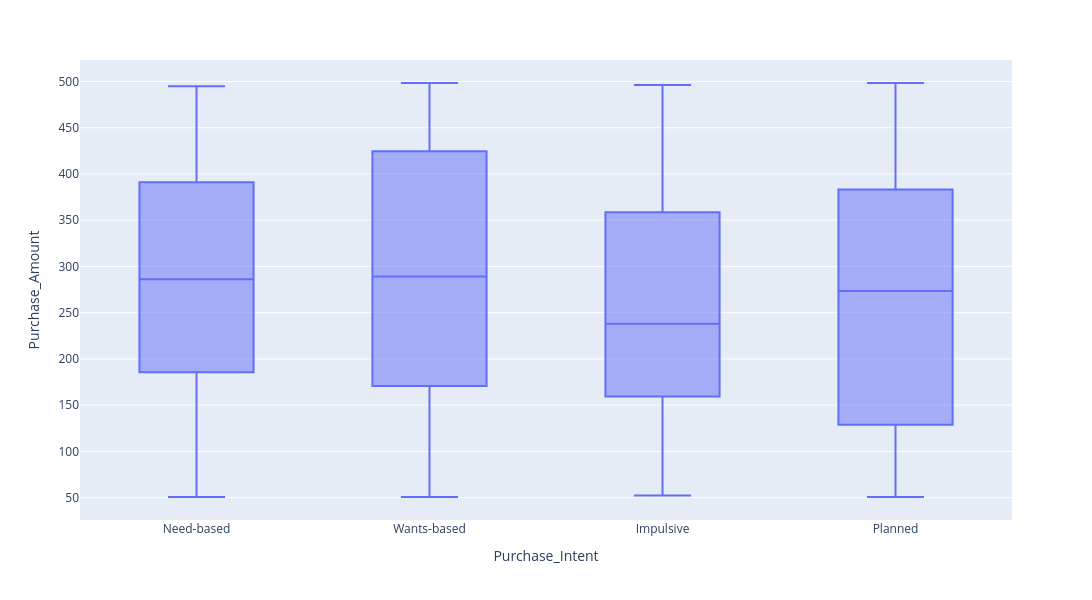

The code cell stored with this chart in its notebook:
### Code cell
# Creating boxplots of Purchase Amount by Purchase Intent
fig = px.box(df, x='Purchase_Intent', y='Purchase_Amount')
fig.update_layout(width=1200, height=600)
fig.update_traces(marker=dict(line=dict(width=0.5)))
fig.show()

### Figure 1 — Plotly figure (JSON) as saved in the notebook; plotly's stock layout.template omitted (floating-point values rounded to 4 significant figures; data arrays with more than 128 entries replaced by an {"elided": "..."} marker saying what was removed)
{"data": [{"alignmentgroup": "True", "hovertemplate": "Purchase_Intent=%{x}<br>Purchase_Amount=%{y}<extra></extra>", "legendgroup": "", "marker": {"color": "#636efa", "line": {"width": 0.5}}, "name": "", "notched": false, "offsetgroup": "", "orientation": "v", "showlegend": false, "type": "box", "x": {"elided": "946 str values"}, "x0": " ", "xaxis": "x", "y": {"elided": "946 float values"}, "y0": " ", "yaxis": "y"}], "layout": {"boxmode": "group", "height": 600, "legend": {"tracegroupgap": 0}, "margin": {"t": 60}, "width": 1200, "xaxis": {"anchor": "y", "domain": [0, 1], "title": {"text": "Purchase_Intent"}}, "yaxis": {"anchor": "x", "domain": [0, 1], "title": {"text": "Purchase_Amount"}}}}
